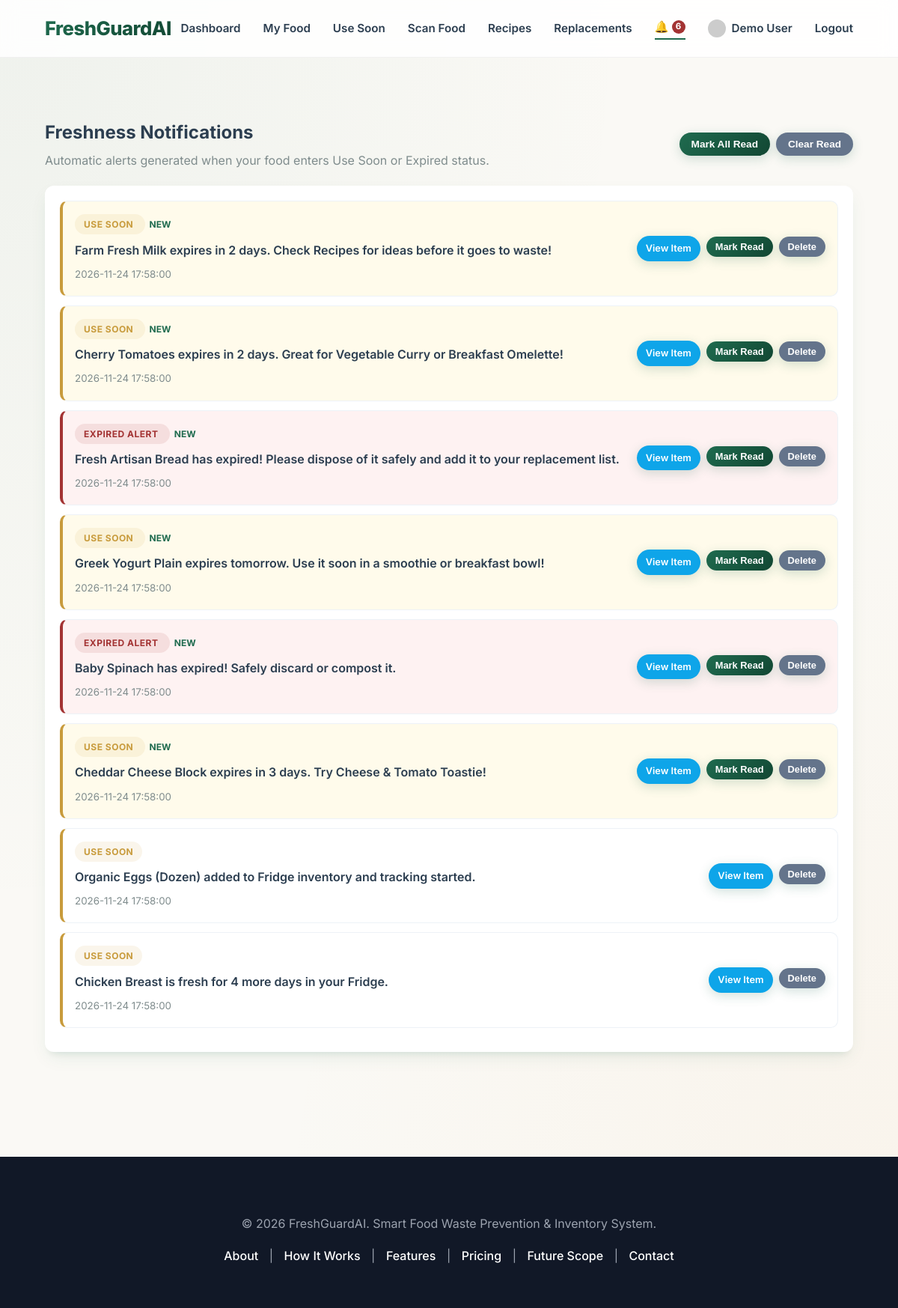
Screenshot of /notifications.php (signed in) with the database file from the repository.
### tables this page shows
CREATE TABLE IF NOT EXISTS notifications (
    id INT AUTO_INCREMENT PRIMARY KEY,
    user_id INT NOT NULL,
    food_id INT,
    message TEXT NOT NULL,
    type VARCHAR(50),
    is_read BOOLEAN DEFAULT 0,
    created_at TIMESTAMP DEFAULT CURRENT_TIMESTAMP,
    FOREIGN KEY (user_id) REFERENCES users(id) ON DELETE CASCADE,
    FOREIGN KEY (food_id) REFERENCES food_items(id) ON DELETE CASCADE
);

### notifications.php (the view, shortened to what this page needs)
<?php
require_once 'includes/db.inc.php';
$user_id = (int)$_SESSION['user_id'];
$stmt = $pdo->prepare("
    SELECT n.*, f.name AS food_name, f.expiry_date
    FROM notifications n
    LEFT JOIN food_items f ON n.food_id = f.id
    WHERE n.user_id = ?
    ORDER BY n.is_read ASC, n.created_at DESC
");
$stmt->execute([$user_id]);
$notifications = $stmt->fetchAll();
include 'includes/header.php';
?>
<div class="container section">
    <div style="display:flex; justify-content:space-between; align-items:center; flex-wrap:wrap; gap:12px; margin-bottom:20px;">
        <div>
            <h2 style="margin:0;">Freshness Notifications</h2>
            <p style="margin:4px 0 0; color:var(--text-muted);">Automatic alerts generated when your food enters Use Soon or Expired status.</p>
        </div>
        <div style="display:flex; gap:8px;">
            <form method="POST" style="margin:0;">
                <button type="submit" class="btn" style="padding:8px 16px; font-size:0.85rem;">Mark All Read</button>
            </form>
            <form method="POST" style="margin:0;">
                <button type="submit" class="btn" style="background:#64748b; padding:8px 16px; font-size:0.85rem;">Clear Read</button>
            </form>
        </div>
    </div>
    <div style="background:#fff; padding:20px; border-radius:12px; box-shadow:var(--shadow-md);">
        <?php if (count($notifications) > 0): ?>
            <?php foreach ($notifications as $n): ?>
                <?php
                $isExpired = $n['type'] === 'expired';
                $bg = $n['is_read'] ? '#fff' : ($isExpired ? '#fef2f2' : '#fffbeb');
                $border = $isExpired ? 'var(--danger-red)' : 'var(--warning-yellow)';
                ?>
                <div style="display:flex; justify-content:space-between; align-items:center; gap:14px; flex-wrap:wrap; padding:16px; margin-bottom:12px; border-radius:10px; background:<?php echo $bg; ?>; border-left:4px solid <?php echo $border; ?>; border-top:1px solid #edf2f7; border-right:1px solid #edf2f7; border-bottom:1px solid #edf2f7;">
                    <div style="flex:1; min-width:220px;">
                        <span class="<?php echo $isExpired ? 'badge-expired' : 'badge-usesoon'; ?>">
                            <?php echo $isExpired ? 'Expired Alert' : 'Use Soon'; ?>
                        </span>
                        <?php if (!$n['is_read']): ?>
                            <span style="margin-left:6px; font-size:0.75rem; font-weight:700; color:var(--primary-green);">NEW</span>
                        <?php endif; ?>
                        <p style="margin:8px 0 4px; font-weight:600;"><?php echo htmlspecialchars($n['message']); ?></p>
                        <small style="color:var(--text-muted);"><?php echo htmlspecialchars($n['created_at']); ?></small>
                    </div>
                    <div style="display:flex; gap:8px; flex-wrap:wrap;">
                        <?php if (!empty($n['food_id'])): ?>
                            <a href="manage-food.php?id=<?php echo (int)$n['food_id']; ?>" class="btn" style="padding:6px 12px; font-size:0.8rem; background:#0ea5e9;">View Item</a>
                        <?php endif; ?>
                        <?php if (!$n['is_read']): ?>
                            <form method="POST" style="margin:0;">
                                <button type="submit" class="btn" style="padding:6px 12px; font-size:0.8rem;">Mark Read</button>
                            </form>
                        <?php endif; ?>
                        <form method="POST" style="margin:0;">
                            <button type="submit" class="btn" style="padding:6px 12px; font-size:0.8rem; background:#64748b;">Delete</button>
                        </form>
                    </div>
                </div>
            <?php endforeach; ?>
        <?php else: ?>
            <p style="margin:0;">No notifications right now. Everything in your kitchen is looking good!</p>
        <?php endif; ?>
    </div>
</div>
<?php include 'includes/footer.php'; ?>

### assets/css/style.css (style rules this page uses)
:root { --primary-green: #1F6B4F; --primary-dark: #124733; --warning-yellow: #C89B3C; --danger-red: #A33333; --bg-light: #FAF9F5; --text-dark: #2C3E50; --text-muted: #7F8C8D; --white: #ffffff; --brown: #7A4528; --accent: #E58A2B; --shadow-sm: 0 4px 6px -1px rgba(0, 0, 0, 0.05), 0 2px 4px -1px rgba(0, 0, 0, 0.03); --shadow-md: 0 10px 25px -5px rgba(31, 107, 79, 0.1), 0 8px 10px -6px rgba(31, 107, 79, 0.1); --shadow-lg: 0 25px 50px -12px rgba(31, 107, 79, 0.15); --shadow-hover: 0 20px 30px -10px rgba(31, 107, 79, 0.25); --radius-md: 12px; --radius-lg: 20px; --radius-pill: 9999px; }
body { font-family: 'Inter', -apple-system, BlinkMacSystemFont, "Segoe UI", Roboto, sans-serif; background-color: var(--bg-light); color: var(--text-dark); margin: 0; padding: 0; line-height: 1.7; -webkit-font-smoothing: antialiased; background-image: radial-gradient(at 0% 0%, rgba(31, 107, 79, 0.05) 0px, transparent 50%), radial-gradient(at 100% 100%, rgba(229, 138, 43, 0.05) 0px, transparent 50%); background-attachment: fixed; }
* { box-sizing: border-box; }
a { text-decoration: none; color: inherit; transition: all 0.3s ease; }
.container { width: 90%; max-width: 1200px; margin: 0 auto; }
.btn, .btn-primary { display: inline-block; background: linear-gradient(135deg, var(--primary-green), var(--primary-dark)); color: var(--white) !important; padding: 10px 24px; border-radius: var(--radius-pill); border: none; cursor: pointer; text-align: center; font-weight: 600; font-size: 0.95rem; box-shadow: 0 4px 15px rgba(31, 107, 79, 0.2); transition: all 0.3s cubic-bezier(0.165, 0.84, 0.44, 1); }
.section { padding: 80px 0; }
.badge-usesoon { background-color: rgba(200, 155, 60, 0.1); color: var(--warning-yellow); padding: 6px 12px; border-radius: var(--radius-pill); font-weight: 700; font-size: 0.75rem; letter-spacing: 0.5px; text-transform: uppercase; }
.badge-expired { background-color: rgba(163, 51, 51, 0.1); color: var(--danger-red); padding: 6px 12px; border-radius: var(--radius-pill); font-weight: 700; font-size: 0.75rem; letter-spacing: 0.5px; text-transform: uppercase; }

### rows the page displays
notifications: type "USE SOON", is_read "NEW", message "Farm Fresh Milk expires in 2 days. Check Recipes for ideas before it goes to waste!", created_at "2026-11-24 17:58:00"
notifications: type "USE SOON", is_read "NEW", message "Cherry Tomatoes expires in 2 days. Great for Vegetable Curry or Breakfast Omelette!", created_at "2026-11-24 17:58:00"
notifications: type "EXPIRED ALERT", is_read "NEW", message "Fresh Artisan Bread has expired! Please dispose of it safely and add it to your replacement list.", created_at "2026-11-24 17:58:00"
notifications: type "USE SOON", is_read "NEW", message "Greek Yogurt Plain expires tomorrow. Use it soon in a smoothie or breakfast bowl!", created_at "2026-11-24 17:58:00"
notifications: type "EXPIRED ALERT", is_read "NEW", message "Baby Spinach has expired! Safely discard or compost it.", created_at "2026-11-24 17:58:00"
notifications: type "USE SOON", is_read "NEW", message "Cheddar Cheese Block expires in 3 days. Try Cheese & Tomato Toastie!", created_at "2026-11-24 17:58:00"
notifications: type "USE SOON", message "Organic Eggs (Dozen) added to Fridge inventory and tracking started.", created_at "2026-11-24 17:58:00"
notifications: type "USE SOON", message "Chicken Breast is fresh for 4 more days in your Fridge.", created_at "2026-11-24 17:58:00"

### other values shown
$unread_notifs "6"
$_SESSION['user_name'] "Demo User"
